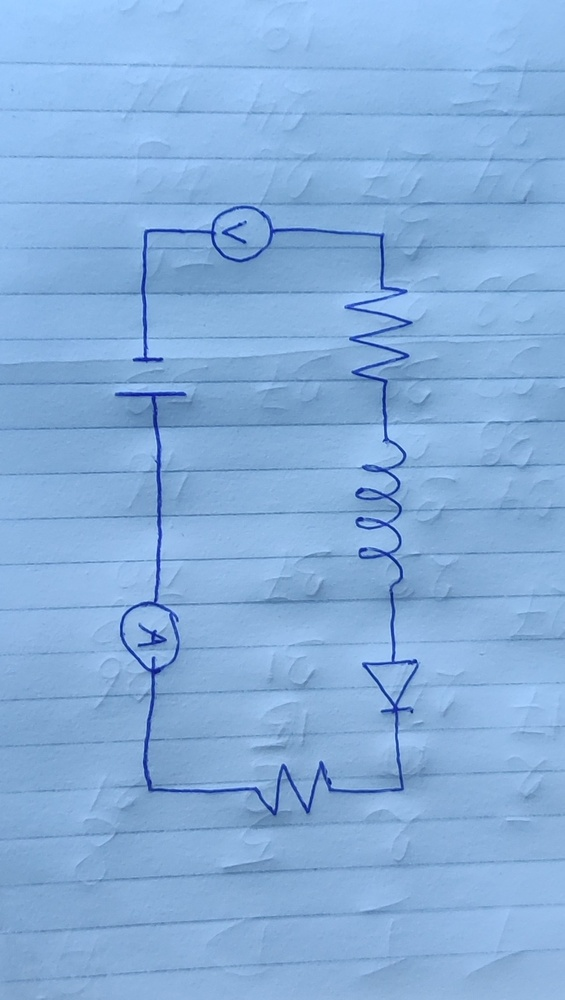
#> input picture test_image.jpg, 565 x 1000 px, shrunk from 971 x 1718 before the run
$ jupyter execute --allow-errors inference.ipynb
#> lines starting #> are read from the running program, lines starting #| are printed output that depends on the picture; after the words box and inside, x2 and y2 are one past the last pixel; in counts of white or black regions, pixels touching at a corner belong together
### Imports

[cell 1]
import cv2
from PIL import Image, ImageEnhance, ImageFilter
from PIL.ImageOps import invert
import torch

### Image preprocessing

[cell 2]
test_image = 'test_image.jpg'

# convert to grayscale
img = Image.open(test_image).convert('L')
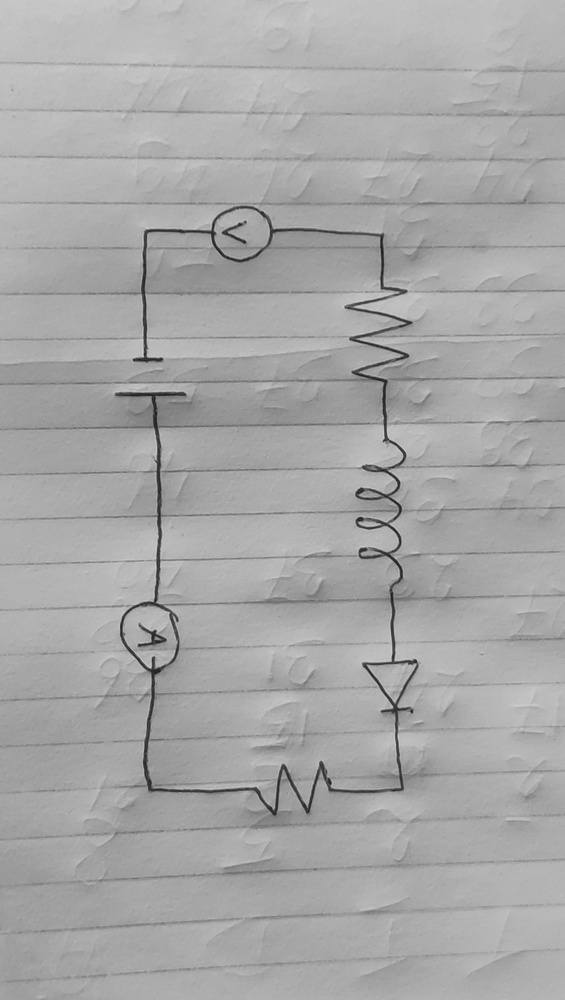
#> img: PIL image 565x1000 L; min 27, max 206, mean 167.4

# invert image
img = invert(img)
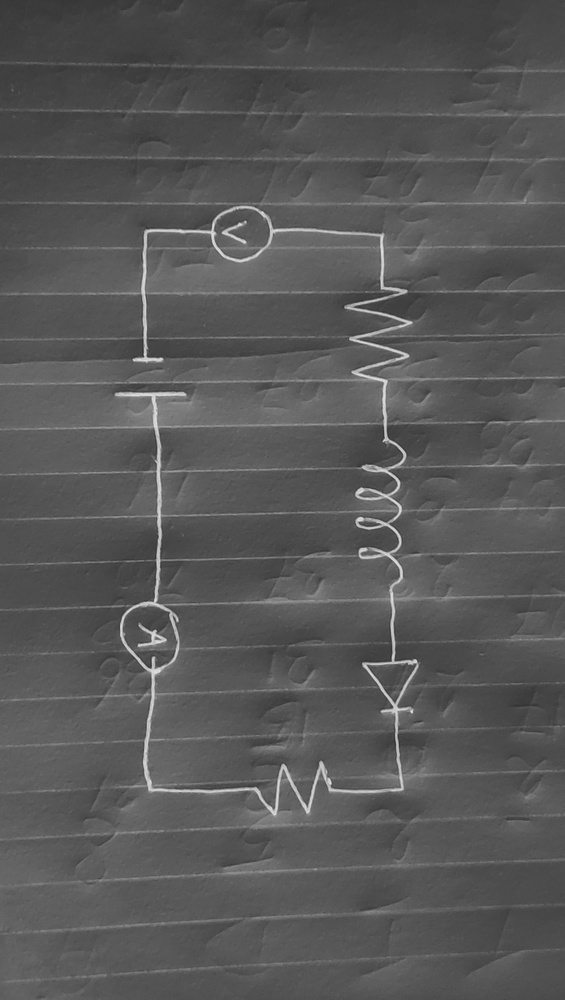
#> img: PIL image 565x1000 L; min 49, max 228, mean 87.6

# increase contrast of image
img = ImageEnhance.Contrast(img).enhance(2)
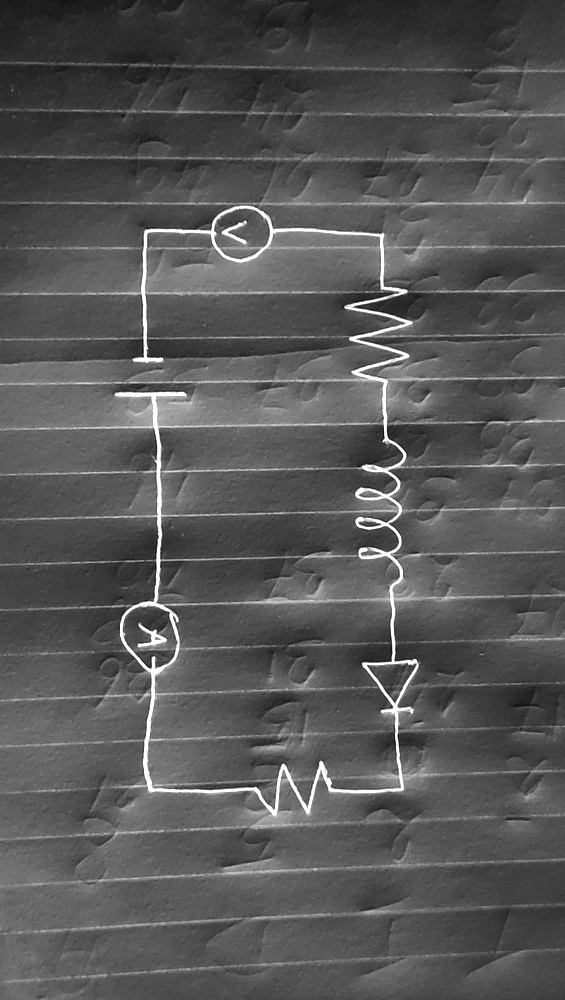
#> img: PIL image 565x1000 L; min 10, max 255, mean 86.7

# make all pixels below 200 black
img = img.point(lambda p: p > 220 and 255)
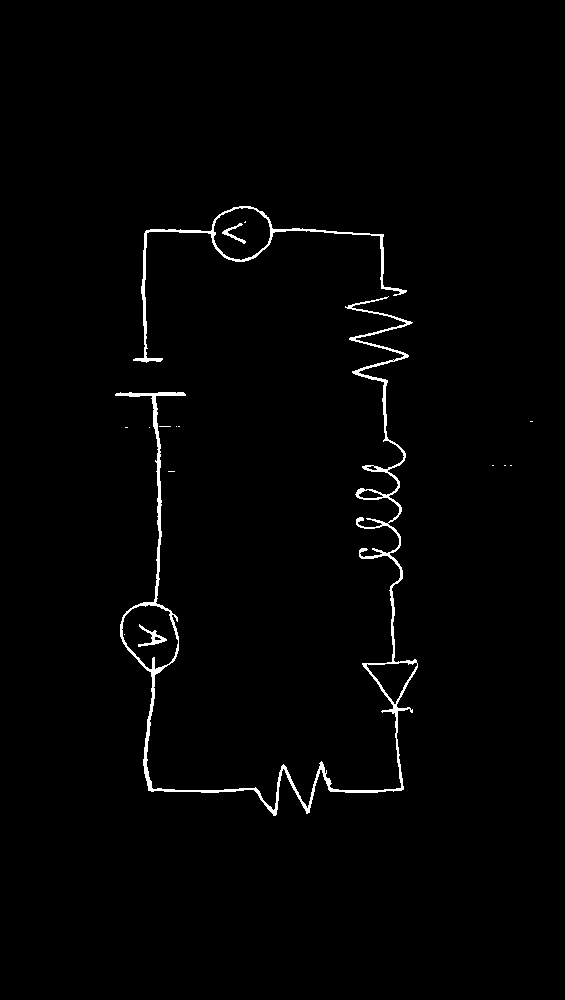
#> img: PIL image 565x1000 L; 1.4% white; 16 white regions (12 under 20 px), largest, box (x1, y1, x2, y2) and area: (115, 296, 418, 816) 5878, (133, 206, 407, 363) 1616, (138, 624, 167, 647) 188, (222, 223, 246, 244) 122

# smoothen image
img = img.filter(ImageFilter.SMOOTH)

# show image
img.show()
